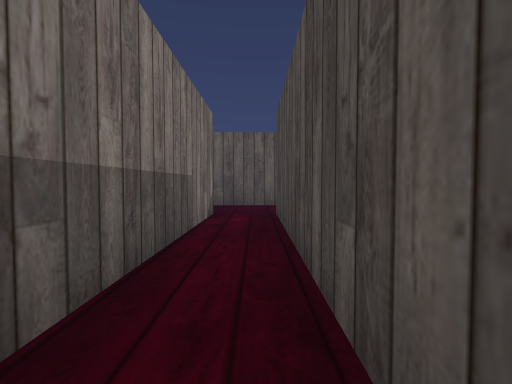
view 1 (above)

14 first-person views from a walk through a Godot game level. The camera is 1.5 m above the floor, tilts 2° down and sees 85° across. The floor is counted in squares, 2 m on a side. Each view is taken from the middle of a square. On the plan, view 1 faces up. The plan holds only what a view shows up to about 10 squares ahead; the rest is blank.

view 2
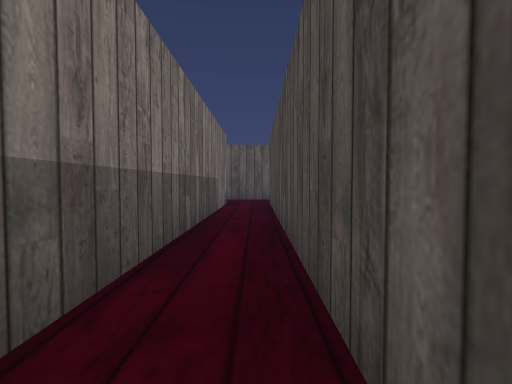

view 3
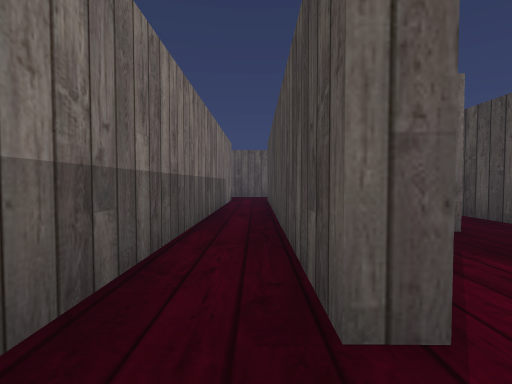

view 4
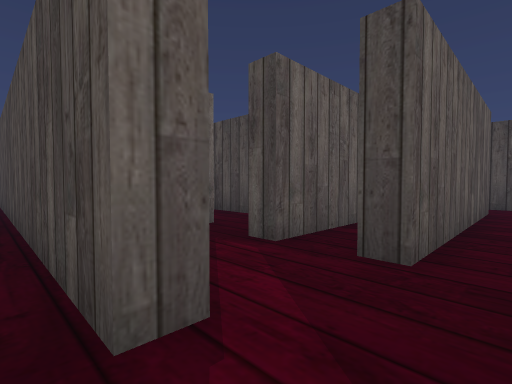

view 5
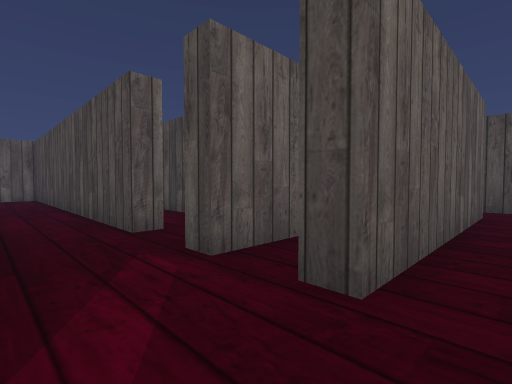

view 6
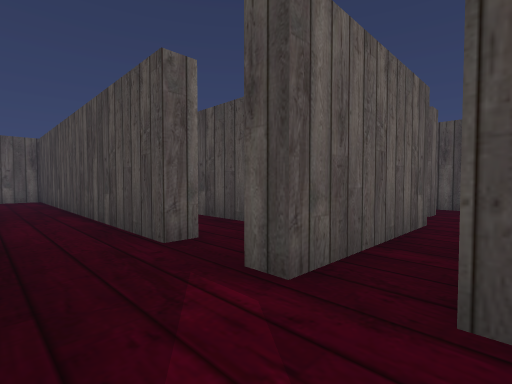

view 7
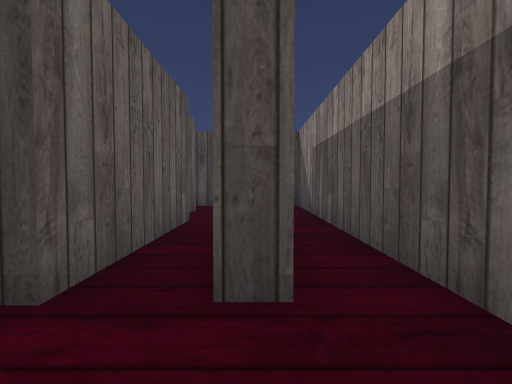

view 8
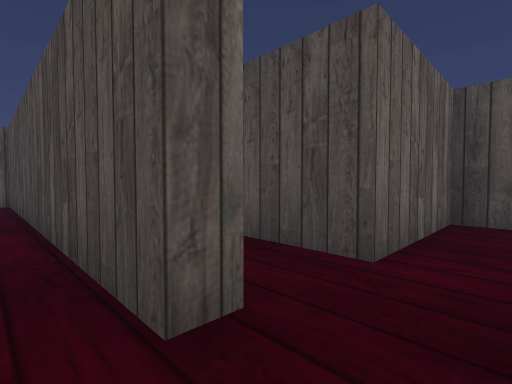

view 9
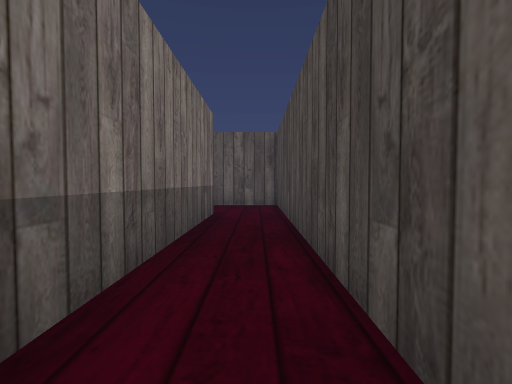

view 10
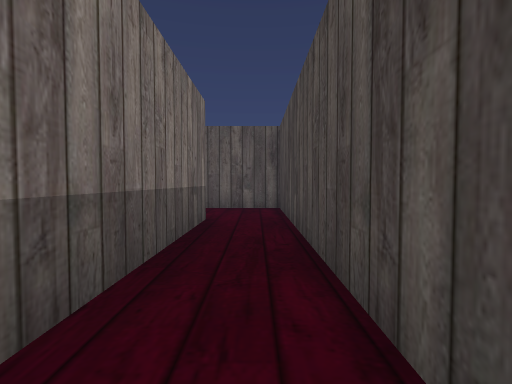

view 11
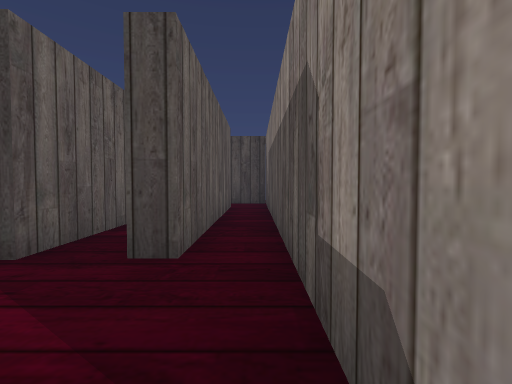

view 12
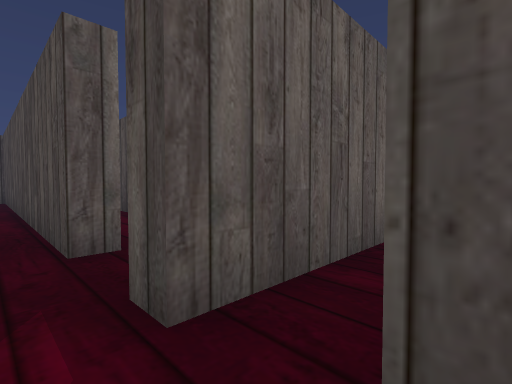

view 13
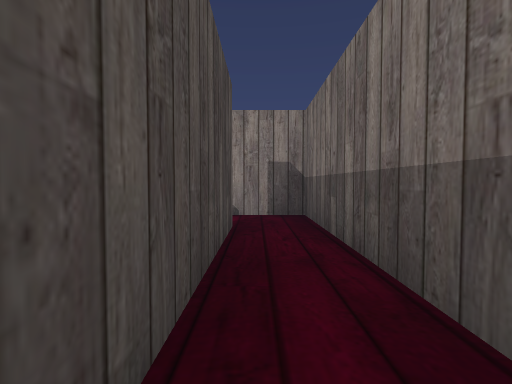

view 14
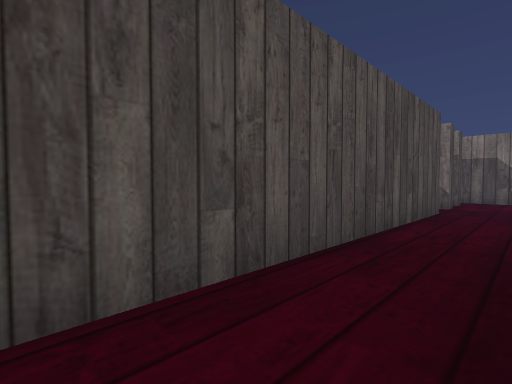

### Floor plan
Points are (right, up) in squares from view 1. A wall is a line through its corners. A room is listed if a view was taken in it or the views show most of it. See-through windows are left out.
Room 1 (views 1, 2, 3, 4, 5, 6, 7, 11, 13, 14)
walls: (-1, 6.7) (-1.1, -5.3) (1.4, -5.3); (1, -3.7) (0.4, -3.7) (0.5, 6.7); (1.5, 9.1) (-1.5, 9.1)
ways out: opening at (1, 7.5) to room 2; opening at (1, -4.5) to room 3; opening at (-1, 7.5)
Room 2 (views 8, 9, 10)
walls: (1, 6.7) (0.9, 1); (2.6, -0.8) (2.7, 9.1) (1.5, 9.1); (2.6, -2.7) (2.6, -2.1)
ways out: opening at (1, 7.5) to room 1; opening at (2, -2) to room 3; opening at (3, -1)
Room 3 (view 12)
walls: (2.6, -4.2) (2.6, -3.7); (6.6, -2.7) (2.6, -2.7)
ways out: opening at (1, -4.5) to room 1; opening at (2, -2) to room 2; opening at (2, -4) to room 4; opening at (7, -3) to room 5
Room 4 (no view inside)
walls: (1.4, -5.3) (9.9, -5.3); (8.6, -4.2) (2.6, -4.2)
ways out: opening at (2, -4) to room 3; opening at (9, -4) to room 5
Room 5 (no view inside)
walls: (8.5, -2.4) (7.9, -2.4) (7.9, -0.8) (4.6, -0.8); (9.9, -5.3) (9.9, -2)
ways out: opening at (7, -3) to room 3; opening at (9, -4) to room 4; opening at (9, -2)

Positions as (right, up) in squares from view 1, and headings:
1: (0, 0), facing up
2: (0, -3), facing up
3: (0, -5), facing up
4: (0, -5), facing up-right
5: (1, -5), facing up-right
6: (1, -4), facing up-right
7: (1, -4), facing right
8: (2, -2), facing up-right
9: (2, 0), facing up
10: (2, 1), facing up
11: (0, -5), facing right
12: (2, -4), facing up-right
13: (0, 1), facing down
14: (1, 7), facing down-right
